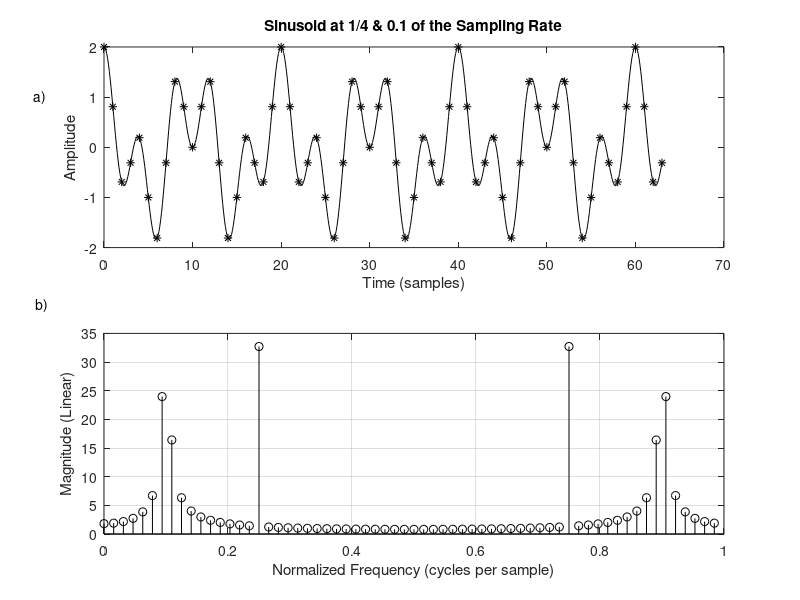
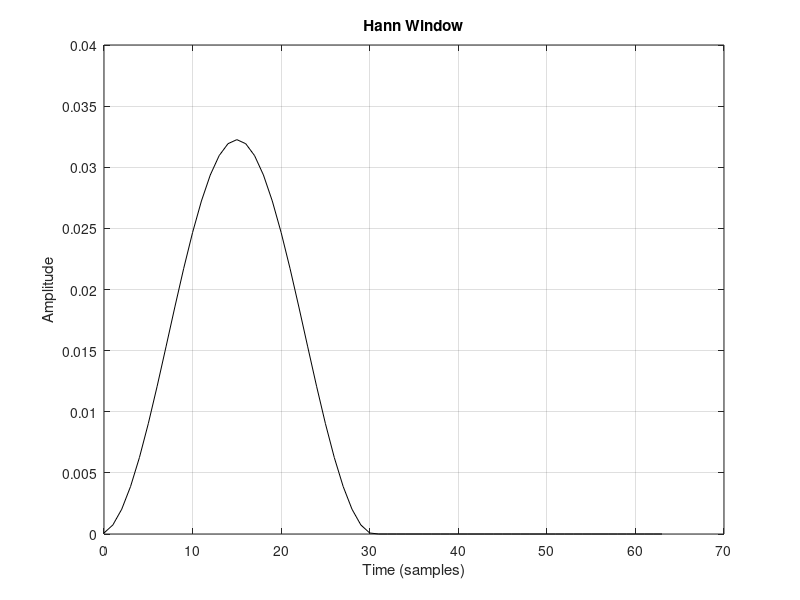
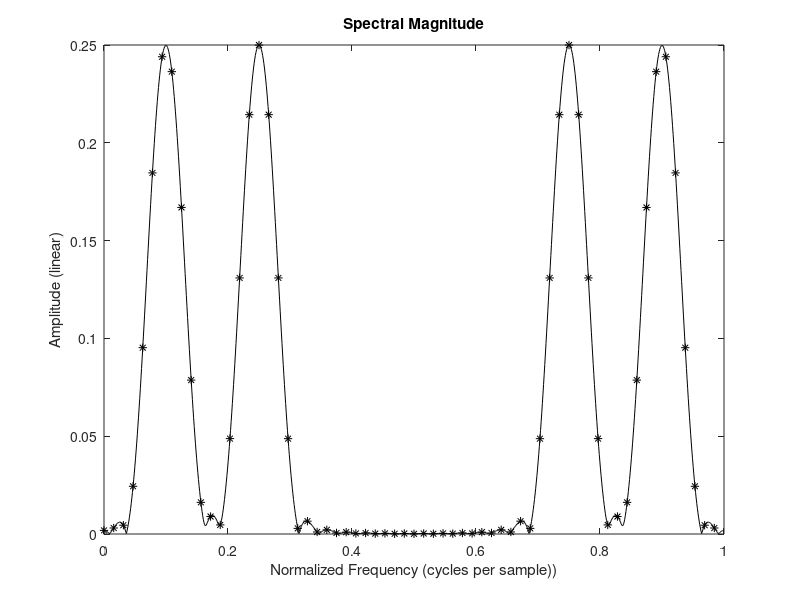

Write MATLAB code to recreate these figures, in order.
%% Code based on the code offered by(c) dsprelated.com

%% Example 1: FFT of a 2 sine signal
clear all;close all;clc
% Parameters:
N = 64;              % Must be a power of two
fs = 1;               % Set sampling rate to 1 Hz
A = 1;               % Sinusoidal amplitude
phi = 0;             % Sinusoidal phase
f1 = 0.25;            % Frequency (cycles/sample) on a DFT line
f2 = 0.1;            % Frequency (cycles/sample) between two DFT lines

n = [0:N-1];         % Discrete time axis
x = A*cos(2*pi*n*f1*fs+phi)+A*cos(2*pi*n*f2*fs+phi); % Sampled 2-sine wave
X = fft(x);          % Spectrum

% Plot time data:
figure(1);
subplot(2,1,1);
plot(n,x,'*k');
ni = [0:.1:N-1];     % Interpolated time axis
hold on;
plot(ni,A*cos(2*pi*ni*f1*fs+phi)+A*cos(2*pi*ni*f2*fs+phi),'-k'); grid off;
title('Sinusoid at 1/4 & 0.1 of the Sampling Rate');
xlabel('Time (samples)');
ylabel('Amplitude');
text(-8,1,'a)');
hold off;

% Plot spectral magnitude:
magX = abs(X);
fn = [0:1/N:1-1/N];  % Normalized frequency axis
subplot(2,1,2);
stem(fn,magX,'ok'); grid on;
xlabel('Normalized Frequency (cycles per sample)');
ylabel('Magnitude (Linear)');
text(-.11,40,'b)');
%% Correct the DFT using a Hanning Window
% Compute Hann window:
M = 31;         % Window length
nm = [0:M-1];   % time indices for window computation
% Hann window = "raised cosine", normalization (1/M)
% chosen to give spectral peak magnitude at 1/2:
w = (1/M) * (cos((pi/M)*(nm-(M-1)/2))).^2;

wzp = [w,zeros(1,N-M)]; % zero-pad out to the length of x
xw = x .* wzp;          % apply the window w to signal x

% Display real part of windowed signal and Hann window
figure
plot(n,wzp,'-k');grid on
title(['Hann Window']);
xlabel('Time (samples)'); ylabel('Amplitude');

% The Matlab for computing the DFT of the Hann-windowed complex sinusoid and plotting the results is listed below. 
% Compute the spectrum and its alternative forms:
Xw = fft(xw);              % FFT of windowed data
fn = [0:1.0/N:1-1.0/N];    % Normalized frequency axis

% Compute heavily interpolated versions for comparison:
Nzp = 16;                   % Zero-padding factor
Nfft = N*Nzp;               % Increased FFT size
xwi = [xw,zeros(1,Nfft-N)]; % New zero-padded FFT buffer
Xwi = fft(xwi);             % Compute interpolated spectrum
fni = [0:1.0/Nfft:1.0-1.0/Nfft]; % Normalized freq axis


figure;
plot(fn,abs(Xw),'*k'); hold on;
plot(fni,abs(Xwi),'-k'); hold off;
title('Spectral Magnitude');
xlabel('Normalized Frequency (cycles per sample))');
ylabel('Amplitude (linear)');
